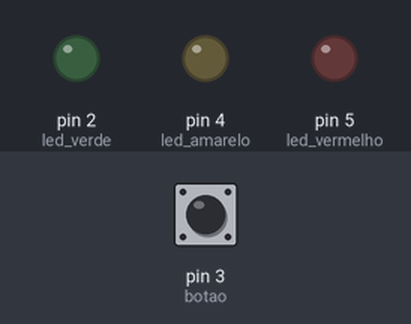
The program below on a simulated Arduino Uno, built with avr-gcc and run on an emulated ATmega328P. On the bench: output pins drawn as LEDs (lit = HIGH). Inputs (shaded band) come from the test bench; at power-on: pin 3 (botao) HIGH.

Above: at 1.2 s.
1.3 s: pin 3 (botao) pulled LOW for 0.15 s
At 2.0 s:
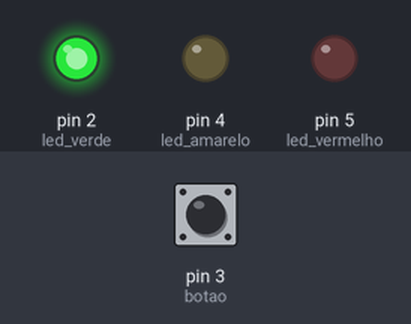
At 5.5 s:
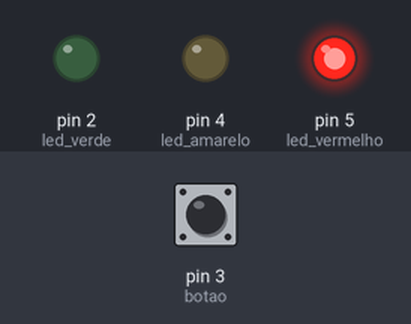
Timing chart, 0 to 10.4 s (numbered marks = the images above; inputs shaded):
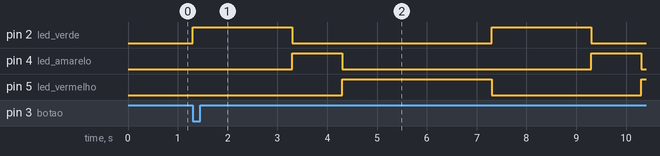

Measured:
- after the input at 1.3 s, pin 2 (led_verde): alternates HIGH for 2.0 s and LOW for 4.0 s, starting at once; pin 4 (led_amarelo): alternates HIGH for 1.0 s and LOW for 5.0 s, starting after 2.0 s; pin 5 (led_vermelho): LOW → HIGH after 3.0 s, → LOW 3.0 s later, → HIGH 3.0 s later

The program:

main.cpp
```cpp
#include <Arduino.h>


//declaração de variáveis
const int botao = 3;
const int led_verde = 2;
const int led_amarelo = 4;
const int led_vermelho = 5;

//variavel auxiliar
bool sistema = false;

void setup()
{

  //configuração das entrada e saídas
  pinMode(botao,INPUT_PULLUP);
  pinMode(led_verde,OUTPUT);
  pinMode(led_amarelo,OUTPUT);
  pinMode(led_vermelho,OUTPUT);

}

void loop()
{

  //se o botao estiver pressionado (digitalRead(botao) = 0) liga o sistema
  if(!digitalRead(botao)){
  	sistema = !sistema;
  }

  //se o sistema estiver ligado (sistema = 1), executa a logica do semaforo
  if(sistema){
    //liga o led verde
  	digitalWrite(led_verde,HIGH);

    //espera 2000 milisegundo (2s)
    delay(2000);

    //desliga o led verde
    digitalWrite(led_verde,LOW);

    digitalWrite(led_amarelo,HIGH);
    delay(1000);
    digitalWrite(led_amarelo,LOW);

    digitalWrite(led_vermelho,HIGH);
    delay(3000);
    digitalWrite(led_vermelho,LOW);
  }
}
```
